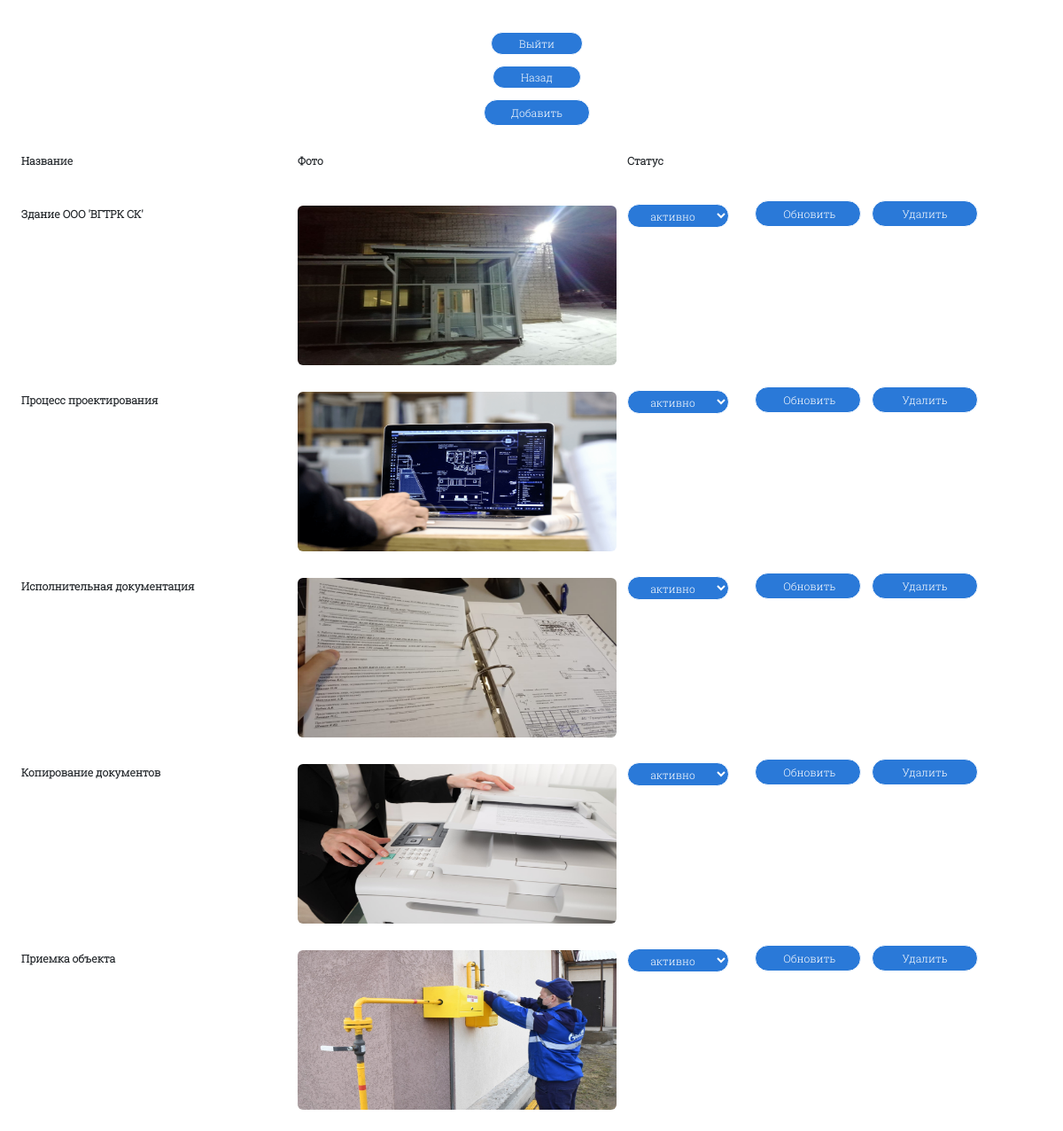
The page /vgtrk.sk/swiper_about_us.php (signed in) on the database its author committed.
### tables this page shows
CREATE TABLE `swiper_about_us` (
  `id` int NOT NULL,
  `name/alt` varchar(150) NOT NULL,
  `way` varchar(100) NOT NULL,
  `active` varchar(10) NOT NULL DEFAULT 'активно'
);

### vgtrk.sk/swiper_about_us.php (the view, shortened to what this page needs)
<?php
    include_once 'connect.php';
            ?>
<!DOCTYPE html>
<html lang="ru">
    <head>
        <link href="./bootstrap/bootstrap.min.css" rel="stylesheet">
        <link rel="stylesheet" href="./style.css">
    </head>
    <body class="center_admin">
        <?php
            if(!empty($_SESSION['id'])) {
                ?>
                    <span class="out_admin">
                        <form action="" method="POST">
                            <input class="button_screen_admin_out"  class="text_admin" value="Выйти" name="out" type="submit">
                        </form>
                    </span>
                    <span class="back_admin">
                        <form action="" method="POST">
                            <input class="button_screen_admin_out"  class="text_admin" value="Назад" name="back" type="submit">
                        </form>
                    </span>
                    <span class="back_admin">
                        <a class="button_screen_admin" data-bs-toggle="modal" href="#exampleModalToggle" role="button">Добавить</a>
                    </span>
                <?php
            }
            if(!isset($_SESSION['id'])) {
                ?>
                    <span class="enter_admin text_admin">Вы не вошли в админ-панель</span>
                    <span class="enter_admin">
                        <form action="" method="POST">
                            <button class="button_screen_admin_enter" name="enter" type="submit">
                                <p class="text_admin">Войти</p>
                            </button>
                        </form>
                    </span>
                <?php
            } else {
        ?>
        <div class="screen_admin none1 none650">
            <p class="text_admin left_block margin_top_bottom">
                <span class=first_table_swiper><?php echo "Название";?></span>
                <span class=second_table_swiper><?php echo "Фото";?></span>
                <span class=third_table_swiper><?php echo "Статус";?></span>
            </p>
            <br>
        </div>
        <?php $result = $mysqli-> query("SELECT * FROM `swiper_about_us`");
            foreach($result as $rows) {?>
                <form class="form_admin" method="POST">
                <div class="screen_admin">
                    <p class="text_admin left_block">
                        <span class="first_table_swiper"><?php echo $rows['name/alt']?></span> <span class="none1150"><br class="none1150"></span>
                        <span class="second_table_swiper"><img class="admin_image" src="./img/swiper_second/<?php echo $rows['way']?>"></span> <span class="none1150"><br class="none1150"></span>
                        <span class="third_table_swiper"><?php
                            if($rows['active'] == "активно") {
                                ?><select name="active" class="select_admin">
                                    <option selected disabled hidden value="none">активно</option>
                                </select><?php
                            }?></span>
                        <input class="button_screen_admin"  class="text_admin" value="Обновить" name="change" type="submit">
                        <input class="button_screen_admin"  class="text_admin" value="Удалить" name="delete[<?php echo $rows['id'];?>]" type="submit">
                    </p>
                    <br>
                </div>
                </form>
            <?php
            }
        ?>
    </body>
</html>
<?php
    }
?>

### vgtrk.sk/style.css (style rules this page uses)
* { margin: 0; }
::placeholder { color: #fff; }
@media (min-width: 1150px) { a { text-decoration: none; } }
@media (min-width: 1150px) { .left_block { display: flex; justify-content: left; } }
@media (min-width: 1150px) { .screen_admin { width: 96vw; margin-left: 2vw; } }
@media (min-width: 1150px) { .text_admin { font-weight: 600; font-family: RobotoSlab; font-size: 1vw; } }
@media (min-width: 1150px) { .button_screen_admin { width: 10vw; height: 2.5vw; display: flex; justify-content: center; align-items: center; background-color: #2A79D8; padding: 0.26vw 2.60vw; font-family: RobotoSlab; font-weight: 300; font-size: 1vw; color: #ffffff; border-radius: 1.82vw; border: 0.16vw solid #fff; text-align: center; margin-left: 1vw; } }
@media (min-width: 1150px) { .out_admin { display: flex; align-items: center; flex-direction: column; margin-top: 3vw; } }
@media (min-width: 1150px) { .back_admin { display: flex; align-items: center; flex-direction: column; } }
@media (min-width: 1150px) { .button_screen_admin_out { display: flex; justify-content: center; align-items: center; background-color: #2A79D8; padding: 0.26vw 2.60vw; font-family: RobotoSlab; font-weight: 300; font-size: 1vw; color: #ffffff; border-radius: 1.82vw; border: 0.16vw solid #fff; text-align: center; margin-left: 1vw; margin-bottom: 1vw; } }
@media (min-width: 1150px) { .margin_top_bottom { margin-top: 2vw; margin-bottom: 1vw; } }
@media (min-width: 1150px) { .admin_image { width: 30vw; height: 15vw; border-radius: 0.5vw; } }
@media (min-width: 1150px) { .first_table_swiper { width: 25vw; margin-top: 0.5vw; margin-right: 1vw; } }
@media (min-width: 1150px) { .second_table_swiper { width: 30vw; margin-top: 0.5vw; margin-right: 1vw; } }
@media (min-width: 1150px) { .third_table_swiper { width: 10vw; margin-top: 0.5vw; margin-right: 1vw; } }
@media (min-width: 1150px) { .select_admin { padding: 0.3vw 1vw; margin-top: -0.2vw; background-color: #2A79D8; outline: none; border: 0.16vw solid #ffffff; border-radius: 1.82vw; text-align: center; font-family: RobotoSlab; font-weight: 300; font-size: 1vw; color: #ffffff; } }

### rows shown on the page
swiper_about_us: value "Здание ООО 'ВГТРК СК'", way (picture)
swiper_about_us: value "Процесс проектирования", way (picture)
swiper_about_us: value "Исполнительная документация", way (picture)
swiper_about_us: value "Копирование документов", way (picture)
swiper_about_us: value "Приемка объекта", way (picture)
